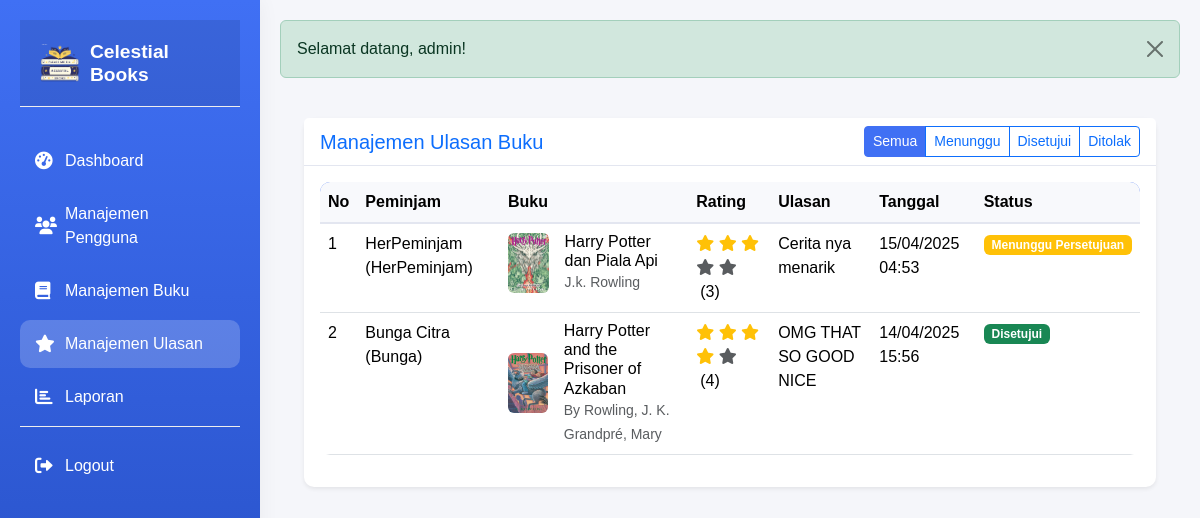
The page /modules/admin/ulasan/index.php (signed in) on the database its author committed.
### tables this page shows
CREATE TABLE `ulasan_buku` (
  `id` int(11) NOT NULL,
  `user_id` int(11) DEFAULT NULL,
  `buku_id` int(11) DEFAULT NULL,
  `rating` int(11) NOT NULL CHECK (`rating` >= 1 and `rating` <= 5),
  `ulasan` text NOT NULL,
  `status` enum('pending','approved','rejected') DEFAULT 'pending',
  `created_at` timestamp NOT NULL DEFAULT current_timestamp(),
  `updated_at` timestamp NOT NULL DEFAULT current_timestamp() ON UPDATE current_timestamp()
);

CREATE TABLE `users` (
  `id` int(11) NOT NULL,
  `username` varchar(255) NOT NULL,
  `email` varchar(255) NOT NULL,
  `password` varchar(255) NOT NULL,
  `nama_lengkap` varchar(255) NOT NULL,
  `alamat` text DEFAULT NULL,
  `no_telepon` varchar(15) DEFAULT NULL,
  `role` enum('admin','petugas','peminjam') NOT NULL,
  `created_at` timestamp NOT NULL DEFAULT current_timestamp(),
  `updated_at` timestamp NOT NULL DEFAULT current_timestamp() ON UPDATE current_timestamp(),
  `reset_token` varchar(64) DEFAULT NULL,
  `reset_expires` datetime DEFAULT NULL
);

CREATE TABLE `buku` (
  `id` int(11) NOT NULL,
  `kode_buku` varchar(20) NOT NULL,
  `judul` varchar(255) NOT NULL,
  `penulis` varchar(255) NOT NULL,
  `penerbit` varchar(255) NOT NULL,
  `tahun_terbit` int(11) NOT NULL,
  `isbn` varchar(20) DEFAULT NULL,
  `stok` int(11) NOT NULL DEFAULT 1,
  `cover_img` varchar(255) DEFAULT 'default_cover.jpg',
  `deskripsi` text DEFAULT NULL,
  `created_at` timestamp NOT NULL DEFAULT current_timestamp(),
  `updated_at` timestamp NOT NULL DEFAULT current_timestamp() ON UPDATE current_timestamp(),
  `rating` decimal(3,1) NOT NULL DEFAULT 0.0
);

### modules/admin/ulasan/index.php (the view, shortened to what this page needs)
<?php
$db = new Database();
$conn = $db->getConnection();
$status_filter = isset($_GET['status']) ? $_GET['status'] : 'all';
$status_condition = ($status_filter !== 'all') ? "AND u.status = ?" : "";
$query = "
    SELECT u.*, b.judul, b.penulis, b.cover_img, us.username, us.nama_lengkap
    FROM ulasan_buku u
    JOIN buku b ON u.buku_id = b.id
    JOIN users us ON u.user_id = us.id
    WHERE 1=1 $status_condition
    ORDER BY u.created_at DESC
";
$stmt = $conn->prepare($query);
if ($status_filter !== 'all') {
    $stmt->execute([$status_filter]);
} else {
    $stmt->execute();
}
$ulasan_list = $stmt->fetchAll(PDO::FETCH_ASSOC);
include '../../../includes/header.php';
?>
<div class="container-fluid p-4">
    <div class="row mb-4">
        <div class="col-12">
            <div class="card border-0 shadow-sm">
                <div class="card-header bg-white d-flex justify-content-between align-items-center">
                    <h5 class="mb-0 text-primary">Manajemen Ulasan Buku</h5>
                    <div class="btn-group">
                        <a href="index.php?status=all" class="btn btn-sm <?= $status_filter === 'all' ? 'btn-primary' : 'btn-outline-primary' ?>">
                            Semua
                        </a>
                        <a href="index.php?status=pending" class="btn btn-sm <?= $status_filter === 'pending' ? 'btn-primary' : 'btn-outline-primary' ?>">
                            Menunggu
                        </a>
                        <a href="index.php?status=approved" class="btn btn-sm <?= $status_filter === 'approved' ? 'btn-primary' : 'btn-outline-primary' ?>">
                            Disetujui
                        </a>
                        <a href="index.php?status=rejected" class="btn btn-sm <?= $status_filter === 'rejected' ? 'btn-primary' : 'btn-outline-primary' ?>">
                            Ditolak
                        </a>
                    </div>
                </div>
                <div class="card-body">
                    <?php if (empty($ulasan_list)): ?>
                        <div class="alert alert-info">
                            <i class="fas fa-info-circle me-2"></i>
                            Tidak ada ulasan yang ditemukan.
                        </div>
                    <?php else: ?>
                        <div class="table-responsive">
                            <table class="table table-hover" id="dataTable">
                                <thead>
                                    <tr>
                                        <th>No</th>
                                        <th>Peminjam</th>
                                        <th>Buku</th>
                                        <th>Rating</th>
                                        <th>Ulasan</th>
                                        <th>Tanggal</th>
                                        <th>Status</th>
                                    </tr>
                                </thead>
                                <tbody>
                                    <?php foreach ($ulasan_list as $key => $ulasan): ?>
                                        <tr>
                                            <td><?= $key + 1 ?></td>
                                            <td><?= htmlspecialchars($ulasan['nama_lengkap']) ?> (<?= htmlspecialchars($ulasan['username']) ?>)</td>
                                            <td>
                                                <div class="d-flex align-items-center">
                                                    <?php
                                                    $coverImg = !empty($ulasan['cover_img']) ? $ulasan['cover_img'] : 'book' . rand(11, 15) . '.jpg';
                                                    $imagePath = BASE_URL . '/assets/img/books/' . $coverImg;
                                                    ?>
                                                    <img src="<?= $imagePath ?>"
                                                         class="rounded me-3"
                                                         alt="<?= htmlspecialchars($ulasan['judul']) ?>"
                                                         width="50"
                                                         height="60"
                                                         onerror="this.src='<?= BASE_URL ?>/assets/img/books/book<?= rand(11, 15) ?>.jpg';">
                                                    <div>
                                                        <h6 class="mb-0"><?= htmlspecialchars($ulasan['judul']) ?></h6>
                                                        <small class="text-muted"><?= htmlspecialchars($ulasan['penulis']) ?></small>
                                                    </div>
                                                </div>
                                            </td>
                                            <td>
                                                <?php
                                                $rating = intval($ulasan['rating']);
                                                for ($i = 1; $i <= 5; $i++):
                                                ?>
                                                    <i class="fas fa-star <?= $i <= $rating ? 'text-warning' : 'text-muted' ?>"></i>
                                                <?php endfor; ?>
                                                <span class="ms-1">(<?= $rating ?>)</span>
                                            </td>
                                            <td><?= nl2br(htmlspecialchars($ulasan['ulasan'])) ?></td>
                                            <td><?= date('d/m/Y H:i', strtotime($ulasan['created_at'])) ?></td>
                                            <td>
                                                <?php if ($ulasan['status'] === 'pending'): ?>
                                                    <span class="badge bg-warning">Menunggu Persetujuan</span>
                                                <?php elseif ($ulasan['status'] === 'approved'): ?>
                                                    <span class="badge bg-success">Disetujui</span>
                                                <?php elseif ($ulasan['status'] === 'rejected'): ?>
                                                    <span class="badge bg-danger">Ditolak</span>
                                                <?php endif; ?>
                                            </td>
                                        </tr>
                                    <?php endforeach; ?>
                                </tbody>
                            </table>
                        </div>
                    <?php endif; ?>
                </div>
            </div>
        </div>
    </div>
</div>
<?php include '../../../includes/footer.php'; ?>

### assets/css/style.css (style rules this page uses)
:root { --primary-color: #4070f4; --secondary-color: #0c134f; --success-color: #1cc88a; --info-color: #36b9cc; --warning-color: #f6c23e; --danger-color: #e74a3b; --white-color: #ffffff; --light-color: #f8f9fc; --dark-color: #5a5c69; --text-color: #333333; --text-light: #7f8c8d; --text-dark: #2c3e50; --sidebar-width: 260px; --header-height: 60px; --transition-speed: 0.3s; }
body { font-family: 'Nunito', sans-serif; background-color: #f5f6fa; color: var(--text-dark); }
.card { border: none; border-radius: 10px; box-shadow: 0 0.15rem 1.75rem 0 rgba(58, 59, 69, 0.15); transition: transform 0.3s ease; background-color: var(--white-color); }
.card-header { background-color: var(--white-color); border-bottom: 1px solid #e3e6f0; }
.btn-primary { background-color: var(--primary-color); border-color: var(--primary-color); }
.table { background-color: var(--white-color); border-radius: 10px; overflow: hidden; }
.table thead { background-color: var(--primary-color); color: var(--white-color); }
.table thead th { background-color: var(--light-color); border-bottom: 2px solid #e3e6f0; }

### rows shown on the page
ulasan_buku: user.nama_lengkap "HerPeminjam", user.username "HerPeminjam", buku.cover_img (picture), buku.judul "Harry Potter dan Piala Api", buku.penulis "J.k. Rowling", rating "3", ulasan "Cerita nya menarik", created_at "15/04/2025 04:53", status "Menunggu Persetujuan"
ulasan_buku: user.nama_lengkap "Bunga Citra", user.username "Bunga", buku.cover_img (picture), buku.judul "Harry Potter and the Prisoner of Azkaban", buku.penulis "By Rowling, J. K. Grandpré, Mary", rating "4", ulasan "OMG THAT SO GOOD NICE", created_at "14/04/2025 15:56", status "Disetujui"

### other values the page prints
APP_NAME "Celestial Books"
$alert['message'] "Selamat datang, admin!"
